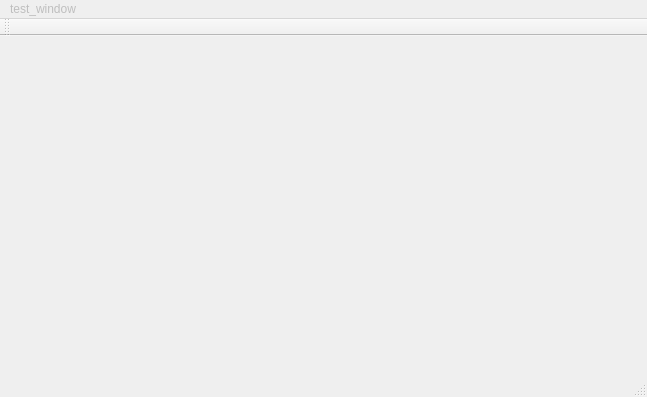
<?xml version="1.0" encoding="UTF-8"?>
<ui version="4.0">
 <class>MainWindow</class>
 <widget class="QMainWindow" name="MainWindow">
  <property name="geometry">
   <rect>
    <x>0</x>
    <y>0</y>
    <width>647</width>
    <height>397</height>
   </rect>
  </property>
  <property name="windowTitle">
   <string>MainWindow</string>
  </property>
  <widget class="QWidget" name="centralWidget"/>
  <widget class="QMenuBar" name="menuBar">
   <property name="enabled">
    <bool>false</bool>
   </property>
   <property name="geometry">
    <rect>
     <x>0</x>
     <y>0</y>
     <width>647</width>
     <height>22</height>
    </rect>
   </property>
   <widget class="QMenu" name="menutest_window">
    <property name="title">
     <string>test_window</string>
    </property>
    <addaction name="actiontest_window"/>
   </widget>
   <addaction name="menutest_window"/>
  </widget>
  <widget class="QToolBar" name="mainToolBar">
   <attribute name="toolBarArea">
    <enum>TopToolBarArea</enum>
   </attribute>
   <attribute name="toolBarBreak">
    <bool>false</bool>
   </attribute>
  </widget>
  <widget class="QStatusBar" name="statusBar"/>
  <action name="actiontest_window">
   <property name="text">
    <string>test_window</string>
   </property>
  </action>
 </widget>
 <layoutdefault spacing="6" margin="11"/>
 <resources/>
 <connections/>
</ui>
